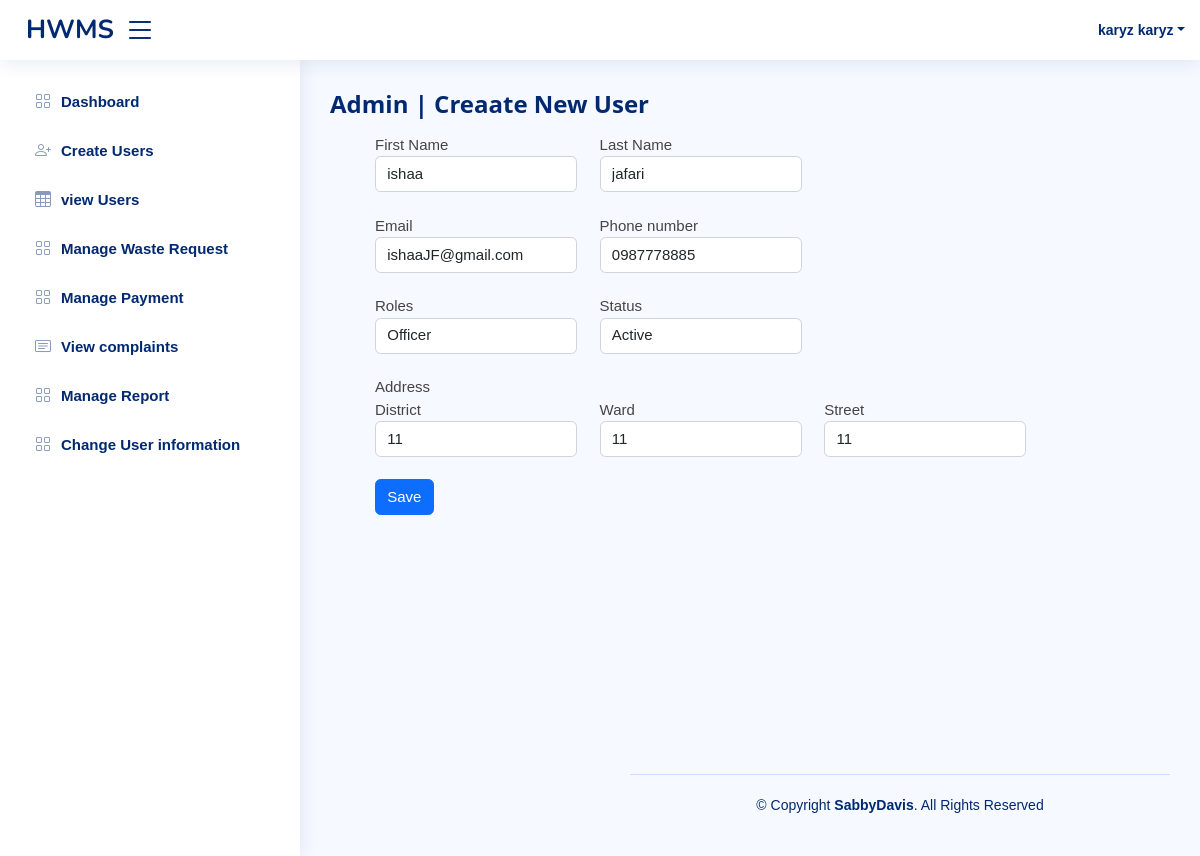
/admin/update_user.php?update=6 (signed in), run on the app's committed database.
### tables this page shows
CREATE TABLE `users` (
  `user_id` int(11) NOT NULL,
  `fname` varchar(100) NOT NULL,
  `lname` varchar(100) NOT NULL,
  `email` varchar(100) NOT NULL,
  `password` varchar(255) NOT NULL,
  `address_id` int(11) NOT NULL,
  `contact` varchar(50) NOT NULL,
  `status` int(11) NOT NULL DEFAULT 0,
  `role_id` int(11) NOT NULL DEFAULT 1
);

CREATE TABLE `roles` (
  `id` int(11) NOT NULL,
  `name` varchar(100) NOT NULL
);

### admin/updateuser_logic.php (called while the page is built, shortened)
<?php
require "../app/connection.php";
if (isset($_GET['update'])) {
    $user_id = $_GET['update'];
    $select = "SELECT * FROM users where user_id = $user_id";
    $result = mysqli_query($con, $select);
    if (mysqli_num_rows($result) > 0) {
        $user = mysqli_fetch_assoc($result);
        $role_id =$user['role_id'];
        $select_role1 = "SELECT * FROM roles WHERE id = $role_id";
        $result_role1 = mysqli_query($con, $select_role1);
        if ($row1 = mysqli_num_rows($result_role1)>0) {
            $rname1 = mysqli_fetch_assoc($result_role1);
                $rolename1 = $rname1['name'];
        }
    }
}

### admin/update_user.php (the view, shortened to what this page needs)
<?php
require "./updateuser_logic.php";
$user_id = $_SESSION['id'];
if (empty($user_id)) {
    header('location:../index.php');
} else {
    $query = "select * from users where user_id =$user_id ";
    $send = mysqli_query($con, $query);
    $rows = mysqli_fetch_assoc($send);
}
?>
<!DOCTYPE html>
<html lang="en">
<head>
    <link href="../assets/vendor/bootstrap/css/bootstrap.min.css" rel="stylesheet">
    <link href="../assets/vendor/bootstrap-icons/bootstrap-icons.css" rel="stylesheet">
    <link href="../assets/vendor/boxicons/css/boxicons.min.css" rel="stylesheet">
    <link href="../assets/vendor/quill/quill.snow.css" rel="stylesheet">
    <link href="../assets/vendor/quill/quill.bubble.css" rel="stylesheet">
    <link href="../assets/vendor/remixicon/remixicon.css" rel="stylesheet">
    <link href="../assets/vendor/simple-datatables/style.css" rel="stylesheet">
    <link href="../assets/css/style.css" rel="stylesheet">
    <link rel="stylesheet" href="../assets/css/w3.css">
</head>
<body>
    <header id="header" class="header fixed-top d-flex align-items-center">
        <div class="d-flex align-items-center justify-content-between">
            <a class="logo d-flex align-items-center">
                <span class="d-none d-lg-block">HWMS</span>
                <i class="bi bi-list toggle-sidebar-btn "></i>
            </a>
        </div>
        <nav class="header-nav ms-auto">
            <ul class="d-flex align-items-center">
                <li class="nav-item dropdown pe-3">
                    <a class="nav-link nav-profile d-flex align-items-center pe-0" href="#" data-bs-toggle="dropdown">
                        <span class="d-none d-md-block dropdown-toggle ps-2"> <?php echo $rows['lname'] . " " . $rows['fname']; ?></span>
                    </a>
                </li>
            </ul>
        </nav>
    </header>
    <aside id="sidebar" class="sidebar">
    <ul class="sidebar-nav" id="sidebar-nav">
<li class="nav-item">
  <a class="nav-link collapsed" href="adminDashboard.php">
    <i class="bi bi-grid"></i>
    <span>Dashboard</span>
  </a>
</li>
<li class="nav-item">
  <a class="nav-link collapsed" href="add_user.php">
    <i class="bi bi-person-plus"></i>
    <span>Create Users</span>
  </a>
</li>
<li class="nav-item">
  <a class="nav-link collapsed" href="users.php">
    <i class="bi bi-table"></i>
    <span>view Users</span>
  </a>
</li>
<li class="nav-item">
  <a class="nav-link collapsed" href="waste_request.php">
    <i class="bi bi-grid"></i>
    <span>Manage Waste Request</span>
  </a>
</li>
<li class="nav-item">
  <a class="nav-link collapsed" href="waste_request.php">
    <i class="bi bi-grid"></i>
    <span>Manage Payment</span>
  </a>
</li>
<li class="nav-item">
  <a class="nav-link collapsed" href="complaints.php">
    <i class="bi bi-card-text"></i>
    <span>View complaints</span>
  </a>
</li>
<li class="nav-item">
  <a class="nav-link collapsed" href="status.php">
    <i class="bi bi-grid"></i>
    <span>Manage Report</span>
  </a>
</li>
<li class="nav-item">
  <a class="nav-link collapsed" href="status_change.php">
    <i class="bi bi-grid"></i>
    <span>Change User information</span>
  </a>
</li>
</ul>
    </aside>
    <main id="main" class="main">
        <div class="pagetitle">
            <h1>Admin | Creaate New User</h1>
        </div>
        <section class="section background-dark" style="height:80vh;">
            <div class="row">
                <div class="container">
                    <div class="row justify-content">
                        <div class="col-md-10">
                            <div class="ms-5">
                                <form action="" method="post">
                                    <div class="form-group col-md-12">
                                        <div class="row">
                                            <div class="col-md-4">
                                                <label for="">First Name</label>
                                                <input type="text" name="fname" value="<?php echo $user['fname']; ?> " class="form-control">
                                            </div>
                                            <div class="col-md-4">
                                                <label for="">Last Name</label>
                                                <input type="text" name="lname" value="<?php echo $user['lname']; ?>" class="form-control">
                                            </div>
                                        </div>
                                    </div>
                                    <div class="form-group col-md-12 mt-4">
                                        <div class="row">
                                            <div class="col-md-4">
                                                <label for="">Email</label>
                                                <input type="text" name="email" value="<?php echo $user['email']; ?>" class="form-control">
                                            </div>
                                            <div class="col-md-4">
                                                <label for="">Phone number</label>
                                                <input type="text" name="pnumber" value="<?php echo $user['contact'];?>" class="form-control">
                                            </div>
                                        </div>
                                    </div>
                                    <div class="form-group col-md-12 mt-4">
                                        <div class="row">
                                            <div class="col-md-4">
                                                <label for="">Roles</label>
                                                <select name="roles" id="" class="form-control">
                                                    <option value="<?php echo $user['role_id']; ?>"><?php echo $rolename1 ?></option>
                                                </select>
                                            </div>
                                            <div class="col-md-4">
                                                <label for="">Status</label>
                                                <select name="status" id="" class="form-control">
                                                    <option value="4">Active</option>
                                                </select>
                                            </div>
                                        </div>
                                        <div class="form-group col-md-12 mt-4">
                                            <div class="row">
                                                <label for="">Address</label>
                                                <div class="col-md-4">
                                                    <label for="">District</label>
                                                    <select name="district" id="" class="form-control">
                                                        <option value="<?php echo $user['address_id']; ?>"><?php echo $user['address_id']; ?></option>>
                                                    </select>
                                                </div>
                                                <div class="col-md-4">
                                                    <label for="">Ward</label>
                                                    <select name="ward" id="" class="form-control">
                                                        <option value="<?php echo $user['address_id']; ?>"><?php echo $user['address_id']; ?></option>
                                                    </select>
                                                </div>
                                                <div class="col-md-4">
                                                    <label for="">Street</label>
                                                    <select name="street" id="" class="form-control">
                                                    <option value="<?= $user['address_id']; ?> "><?php echo $user['address_id']; ?></option>
                                                    </select>
                                                </div>
                                            </div>
                                        </div>
                                        <div class="form-group col-md-12 mt-4">
                                            <div class="row">
                                                <div class="col-md-4">
                                                    <button type="submit" class="btn btn-primary" name="update">Save</button>
                                                </div>
                                            </div>
                                        </div>
                                    </div>
                                </form>
                            </div>
                        </div>
                    </div>
                </div>
            </div>
        </section>
        <footer id="footer" class="footer">
            <div class="copyright">
                &copy; Copyright <strong><span>SabbyDavis</span></strong>. All Rights Reserved
            </div>
        </footer>
</body>
</html>

### assets/css/style.css (style rules this page uses)
:root { scroll-behavior: smooth; }
body { font-family: "Open Sans", sans-serif; background: #f6f9ff; color: #444444; }
a { color: #4154f1; text-decoration: none; }
h1, h2, h3, h4, h5, h6 { font-family: "Nunito", sans-serif; }
#main { margin-top: 60px; padding: 20px 30px; transition: all 0.3s; }
.pagetitle { margin-bottom: 10px; }
.pagetitle h1 { font-size: 24px; margin-bottom: 0; font-weight: 600; color: #012970; }
.logo { line-height: 1; }
@media (min-width: 1200px) { .logo { width: 280px; } }
.logo span { font-size: 26px; font-weight: 700; color: #012970; font-family: "Nunito", sans-serif; }
.header { transition: all 0.5s; z-index: 997; height: 60px; box-shadow: 0px 2px 20px rgba(1, 41, 112, 0.1); background-color: #fff; padding-left: 20px; }
.header .toggle-sidebar-btn { font-size: 32px; padding-left: 10px; cursor: pointer; color: #012970; }
.header-nav ul { list-style: none; }
.header-nav>ul { margin: 0; padding: 0; }
.header-nav .nav-profile { color: #012970; }
.header-nav .nav-profile span { font-size: 14px; font-weight: 600; }
.sidebar { position: fixed; top: 60px; left: 0; bottom: 0; width: 300px; z-index: 996; transition: all 0.3s; padding: 20px; overflow-y: auto; scrollbar-width: thin; scrollbar-color: #aab7cf transparent; box-shadow: 0px 0px 20px rgba(1, 41, 112, 0.1); background-color: #fff; }
@media (min-width: 1200px) { #main, #footer { margin-left: 300px; } }
.sidebar-nav { padding: 0; margin: 0; list-style: none; }
.sidebar-nav li { padding: 0; margin: 0; list-style: none; }
.sidebar-nav .nav-item { margin-bottom: 5px; }
.sidebar-nav .nav-link { display: flex; align-items: center; font-size: 15px; font-weight: 600; color: #4154f1; transition: 0.3; background: #f6f9ff; padding: 10px 15px; border-radius: 4px; }
.sidebar-nav .nav-link i { font-size: 16px; margin-right: 10px; color: #4154f1; }
.sidebar-nav .nav-link.collapsed { color: #012970; background: #fff; }
.sidebar-nav .nav-link.collapsed i { color: #899bbd; }
.footer { padding: 20px 0; font-size: 14px; transition: all 0.3s; border-top: 1px solid #cddfff; }
.footer .copyright { text-align: center; color: #012970; }

### assets/css/w3.css (style rules this page uses)
*,*:before,*:after { box-sizing:inherit }
html { -ms-text-size-adjust:100%;-webkit-text-size-adjust:100% }
body { margin:0 }
article,aside,details,figcaption,figure,footer,header,main,menu,nav,section { display:block }
a { background-color:transparent }
b,strong { font-weight:bolder }
button,input,select,textarea,optgroup { font:inherit;margin:0 }
button,input { overflow:visible }
button,select { text-transform:none }
button,[type=button],[type=reset],[type=submit] { -webkit-appearance:button }
html,body { font-family:Verdana,sans-serif;font-size:15px;line-height:1.5 }
html { overflow-x:hidden }
h1 { font-size:36px }
h1,h2,h3,h4,h5,h6 { font-family:"Segoe UI",Arial,sans-serif;font-weight:400;margin:10px 0 }
a { color:inherit }
.w3-main,#main { transition:margin-left .4s }

### data on the page
users: lname "karyz", fname "karyz"
users: fname "ishaa", lname "jafari", email "ishaaJF@gmail.com", pnumber "0987778885", district "11", ward "11", street "11"
roles: roles "Officer"
